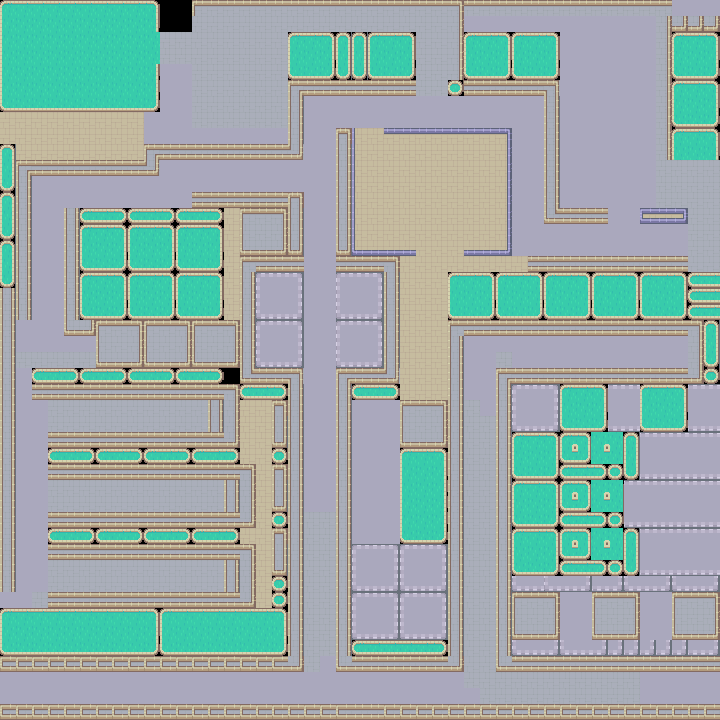

A level layout from a 2D game, rendered from its tile map. Below: a short description, then the map file with its tile-grid data intact:
An orthogonal 45x45 tile map with 16x16 px tiles, 1 tile layer (Calque de Tile 1).

<map version="1.0" tiledversion="1.0.3" orientation="orthogonal" renderorder="right-down" width="45" height="45" tilewidth="16" tileheight="16" nextobjectid="1">
 <tileset firstgid="1" source="util.tsx" />
 <layer name="Calque de Tile 1" width="45" height="45">
  <data encoding="csv">
1,2,2,2,2,2,2,2,2,3,0,0,57,58,58,58,58,58,58,58,58,58,58,58,58,58,58,58,59,58,58,58,58,58,58,58,58,58,58,58,58,58,26,26,26,
17,18,18,18,18,18,18,18,18,19,0,0,74,74,74,74,74,74,74,74,74,74,74,74,74,74,74,74,75,26,26,26,26,26,26,26,26,26,26,26,26,75,91,91,91,
17,18,18,18,18,18,18,18,18,18,74,74,74,74,74,74,74,74,1,2,3,8,8,1,2,3,74,74,75,1,2,3,1,2,3,26,26,26,26,26,26,75,1,2,3,
17,18,18,18,18,18,18,18,18,18,74,74,74,74,74,74,74,74,17,18,19,24,24,17,18,19,74,74,75,17,18,19,17,18,19,26,26,26,26,26,26,75,17,18,19,
17,18,18,18,18,18,18,18,18,19,26,26,74,74,74,74,74,74,33,34,35,40,40,33,34,35,74,74,75,33,34,35,33,34,35,26,26,26,26,26,26,75,33,34,35,
17,18,18,18,18,18,18,18,18,19,26,26,74,74,74,74,74,74,60,93,93,93,93,93,93,93,74,74,39,93,93,93,93,93,61,26,26,26,26,26,26,75,1,2,3,
33,34,34,34,34,34,34,34,34,35,26,26,74,74,74,74,74,74,80,26,26,26,26,26,26,26,26,26,26,26,26,26,26,26,80,26,26,26,26,26,26,75,17,18,19,
66,66,66,66,66,66,66,66,66,26,26,26,74,74,74,74,74,74,80,26,26,26,26,26,26,26,26,26,26,26,26,26,26,26,80,26,26,26,26,26,26,75,33,34,35,
66,66,66,66,66,66,66,66,66,26,26,26,26,26,26,26,26,26,80,26,26,64,65,66,50,50,50,50,50,50,50,51,26,26,80,26,26,26,26,26,26,75,1,2,3,
8,66,66,66,66,66,66,66,66,60,93,93,93,93,93,93,93,93,77,26,26,80,65,66,66,66,66,66,66,66,66,67,26,26,80,26,26,26,26,26,26,75,17,18,19,
24,60,93,93,93,93,93,93,93,77,26,26,26,26,26,26,26,26,26,26,26,80,65,66,66,66,66,66,66,66,66,67,26,26,80,26,26,26,26,26,26,74,74,74,74,
40,80,26,26,26,26,26,26,26,26,26,26,26,26,26,26,26,26,26,26,26,80,65,66,66,66,66,66,66,66,66,67,26,26,80,26,26,26,26,26,26,74,74,74,74,
8,80,26,26,26,26,26,26,26,26,26,26,93,93,93,93,93,93,64,26,26,80,65,66,66,66,66,66,66,66,66,67,26,26,80,26,26,26,26,26,26,74,74,74,74,
24,80,26,26,80,36,37,38,36,37,38,36,37,38,66,57,58,59,80,26,26,80,65,66,66,66,66,66,66,66,66,67,26,26,76,93,93,93,26,26,84,85,86,74,74,
40,80,26,26,80,1,2,3,1,2,3,1,2,3,66,73,74,75,80,26,26,80,65,66,66,66,66,66,66,66,66,67,26,26,26,26,26,26,26,26,26,26,26,74,74,
8,80,26,26,80,17,18,19,17,18,19,17,18,19,66,89,90,91,96,26,26,96,81,82,82,82,66,66,66,82,82,83,26,26,26,26,26,26,26,26,26,26,26,74,74,
24,80,26,26,80,33,34,35,33,34,35,33,34,35,66,57,93,93,93,26,26,93,93,93,59,66,66,66,66,66,66,66,66,93,93,93,93,93,93,93,93,93,93,74,74,
40,80,26,26,80,1,2,3,1,2,3,1,2,3,66,80,9,10,11,26,26,9,10,11,80,66,66,66,1,2,3,1,2,3,1,2,3,1,2,3,1,2,3,36,37,
80,80,26,26,80,17,18,19,17,18,19,17,18,19,66,80,25,26,27,26,26,25,26,27,80,66,66,66,17,18,19,17,18,19,17,18,19,17,18,19,17,18,19,36,37,
80,80,26,26,80,33,34,35,33,34,35,33,34,35,66,80,41,42,43,26,26,41,42,43,80,66,66,66,33,34,35,33,34,35,33,34,35,33,34,35,33,34,35,36,37,
80,26,26,26,89,91,57,58,59,57,58,59,57,58,59,80,9,10,11,26,26,9,10,11,80,66,66,66,57,93,93,93,93,93,93,93,93,93,93,93,93,93,93,59,8,
80,26,26,26,26,26,73,74,75,73,74,75,73,74,75,80,25,26,27,26,26,25,26,27,80,66,66,66,80,26,26,26,26,26,26,26,26,26,26,26,26,26,26,75,24,
80,74,74,74,74,74,89,90,91,89,90,91,89,90,91,80,41,42,43,26,26,41,42,43,80,66,66,66,80,26,26,74,26,26,26,26,26,26,26,26,26,26,26,75,40,
80,26,36,37,38,36,37,38,36,37,38,36,37,38,0,76,93,93,61,26,26,60,93,93,77,66,66,66,80,26,26,60,93,93,93,93,93,93,93,93,93,93,93,91,39,
80,26,93,93,93,93,93,93,93,93,93,93,93,93,59,36,37,38,80,26,26,80,36,37,38,66,66,66,80,26,26,80,9,10,11,1,2,3,10,10,1,2,3,10,10,
80,26,26,74,74,74,74,74,74,74,74,74,74,80,75,66,66,64,80,26,26,80,26,26,26,57,58,59,80,74,26,80,25,26,27,17,18,19,26,26,17,18,19,26,26,
80,26,26,74,74,74,74,74,74,74,74,74,74,80,75,66,66,80,80,26,26,80,26,26,26,73,74,75,80,74,74,80,41,42,43,33,34,35,42,42,33,34,35,42,42,
80,26,26,93,93,93,93,93,93,93,93,93,93,93,91,66,66,96,80,26,26,80,26,26,26,89,90,91,80,74,74,80,1,2,3,4,5,6,7,8,10,10,10,10,10,
80,26,26,36,37,38,36,37,38,36,37,38,36,37,38,66,66,39,80,26,26,80,26,26,26,1,2,3,80,74,74,80,17,18,19,20,21,22,23,24,26,26,26,26,26,
80,26,26,93,93,93,93,93,93,93,93,93,93,93,93,59,66,64,80,26,26,80,26,26,26,17,18,19,80,74,74,80,33,34,35,36,37,38,39,40,42,42,42,42,42,
80,26,26,74,74,74,74,74,74,74,74,74,74,74,80,75,66,80,80,26,26,80,26,26,26,17,18,19,80,74,74,80,1,2,3,4,5,6,7,10,10,10,10,10,10,
80,26,26,74,74,74,74,74,74,74,74,74,74,74,80,75,66,96,80,26,26,80,26,26,26,17,18,19,80,74,74,80,17,18,19,20,21,22,23,26,26,26,26,26,26,
80,26,26,93,93,93,93,93,93,93,93,93,93,93,93,91,66,39,80,74,74,80,26,26,26,17,18,19,80,74,74,80,33,34,35,36,37,38,39,42,42,42,42,42,42,
80,26,26,36,37,38,36,37,38,36,37,38,36,37,38,66,66,64,80,74,74,80,26,26,26,33,34,35,80,74,74,80,1,2,3,4,5,6,7,8,10,10,10,10,10,
80,26,26,93,93,93,93,93,93,93,93,93,93,93,93,59,66,80,80,74,74,80,9,10,11,9,10,11,80,74,74,80,17,18,19,20,21,22,23,24,26,26,26,26,26,
80,26,26,74,74,74,74,74,74,74,74,74,74,74,80,75,66,96,80,74,74,80,25,26,27,25,26,27,80,74,74,80,33,34,35,36,37,38,39,40,42,42,42,42,42,
80,26,26,74,74,74,74,74,74,74,74,74,74,74,80,75,66,39,80,74,74,80,41,42,43,41,42,43,80,74,74,80,41,42,41,42,43,42,43,41,42,43,41,42,43,
26,26,74,93,93,93,93,93,93,93,93,93,93,93,93,91,66,39,80,74,74,80,9,10,11,9,10,11,80,74,74,80,57,58,59,26,26,57,58,59,26,26,57,58,59,
1,2,2,2,2,2,2,2,2,3,1,2,2,2,2,2,2,3,80,74,74,80,25,26,27,25,26,27,80,74,74,80,73,74,75,26,26,73,74,75,26,26,73,74,75,
17,18,18,18,18,18,18,18,18,19,17,18,18,18,18,18,18,19,80,74,74,80,41,42,43,41,42,43,80,74,74,80,89,90,91,26,26,89,90,91,26,26,89,90,91,
33,34,34,34,34,34,34,34,34,35,33,34,34,34,34,34,34,35,80,74,74,80,36,37,37,37,37,38,80,74,74,80,41,42,43,41,42,43,43,43,43,43,43,42,43,
92,92,92,92,92,92,92,92,92,92,92,92,92,92,92,92,92,92,91,74,26,89,93,93,93,93,93,93,91,74,74,89,93,93,93,93,93,93,93,93,93,93,93,93,93,
26,26,26,26,26,26,26,26,26,26,26,26,26,26,26,26,26,26,26,26,26,26,26,26,26,26,26,26,26,74,74,74,74,74,74,74,74,74,74,74,26,26,26,26,26,
26,26,26,26,26,26,26,26,26,26,26,26,26,26,26,26,26,26,26,26,26,26,26,26,26,26,26,26,26,26,74,74,74,74,74,74,74,74,74,74,26,26,26,26,26,
92,92,92,92,92,92,92,92,92,92,92,92,92,92,92,92,92,92,92,92,92,92,93,93,92,92,92,92,92,92,92,92,92,92,92,92,92,92,92,92,92,92,92,92,92
</data>
 </layer>
</map>